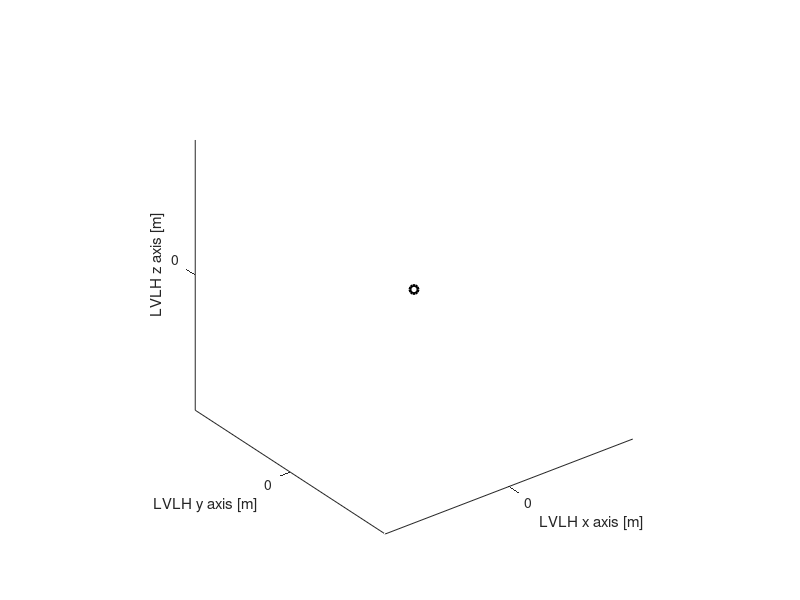

Write the MATLAB code that produced this figure. (Note: this script raises an error after producing the figure.)
%% Build enviroment plot

init_r = 50;
init_y = 100;

clear length

th = linspace(0, 2*pi, 1e3);

% Plot the sphere
figure(1)
plot3(0,0,0,'ko','LineWidth',2,'DisplayName','Target spacecraft')
hold on
axis equal
xlabel('LVLH x axis [m]'); ylabel('LVLH y axis [m]'); zlabel('LVLH z axis [m]');
fill3(r_start*cos(th),-y_start*ones(length(th)),r_start*sin(th),'r','FaceAlpha',0.2,'DisplayName','Initial position region')
plot3(r_target*cos(th),-y_target*ones(length(th)),r_target*sin(th),'k','LineWidth',1.5,'DisplayName','Target circle position')
title('Trajectory visualization')
grid on

% Plot cone
height = init_y+5;        
radius = height*cosd(30);         
n = 100;                      % Resolution

% Generate angle and height arrays
h = linspace(0, height, n);
[Theta, H] = meshgrid(th, h);

% Radius tapers linearly from tip to base
R = (H / height) * radius;

% Cone in local coordinates (Y-axis as height direction)
X = R .* cos(Theta);
Z = R .* sin(Theta);
Y = -H;    % Negative to point along -Y direction

% Plot
surf(X, Y, Z, 'FaceColor', 'k', 'EdgeColor', 'none','FaceAlpha',0.1)

%% Evaluate episode trajectories

% Set number of episodes
it = 100;

% Initialize parameters
length = 100;
xx0_matr = zeros(6,length);
flg_matr = zeros(2,length);
fail = zeros(it,1);
reward = zeros(it,1);

vel_angle = zeros(it,1);
vel_treshold = zeros(it,1);
vel_init = zeros(it,1);
final_pos = zeros(it,2);

clear length

% Set propagation parameters
% GM_e = 398600;     % [km^3/s^2]
% a_chief = 6780;    % [km]
% n_chief = sqrt(GM_e / a_chief^3);
t_end = 0;

figure(2)
subplot(3,1,1); grid on; hold on
title('Spacecraft velocity x axis')
xlabel('Time [s]')
ylabel('Velocity [m/s]')
subplot(3,1,2); grid on; hold on
title('Spacecraft velocity y axis')
xlabel('Time [s]')
ylabel('Velocity [m/s]')
subplot(3,1,3); grid on; hold on
title('Spacecraft velocity z axis')
xlabel('Time [s]')
ylabel('Velocity [m/s]')

figure(3)
title('Accelerations')
subplot(3,1,1); grid on; hold on
title('Spacecraft acceleration x axis')
xlabel('Time [s]')
ylabel('Accel. [m/s^2]')
subplot(3,1,2); grid on; hold on
title('Spacecraft acceleration y axis')
xlabel('Time [s]')
ylabel('Accel. [m/s^2]')
subplot(3,1,3); grid on; hold on
title('Spacecraft acceleration z axis')
xlabel('Time [s]')
ylabel('Accel. [m/s^2]')

for i = 1:it

    % Evaluate start condition
    xx0 = reset(env);
    
    % Initialize saving vector
    xx_all = [];

    if it == 1
        xx0_rand = xx0;
    end

    % Initialize additional parameters
    t_end = 0;
    isDone = false;
    
    while ~isDone && t_end < Tf
        
        [current_action, current_info] = getAction(agent,xx0);
        [tt_prop,xx_prop] = ode113(@(t,x) CW_eom(x,t,current_action{1},n_chief),[0 Ts],xx0,int_opts);
    
        xx_all = [xx_all; xx_prop];

        % Step in environment
        [nextObs, r, isDone, nextState] = step(env, current_action{1});

        % Cumulative reward
        reward(i) = reward(i) + r;

        % Save initial velocity
        if t_end == 0
            vel_init(i) = norm(xx0(4:6));
        end

        % For first iteration plot velocity and acceleration evolution over time
        if i == 1
            
            figure(2)
            subplot(3,1,1); plot(tt_prop+t_end,xx_prop(:,4),'b','LineWidth',1.5)
            subplot(3,1,2); plot(tt_prop+t_end,xx_prop(:,5),'b','LineWidth',1.5)
            subplot(3,1,3); plot(tt_prop+t_end,xx_prop(:,6),'b','LineWidth',1.5)

            figure(3)
            subplot(3,1,1); plot(t_end+[0, Ts],current_action{1}(1)*[1, 1],'b','LineWidth',1.5)
            subplot(3,1,2); plot(t_end+[0, Ts],current_action{1}(2)*[1, 1],'b','LineWidth',1.5)
            subplot(3,1,3); plot(t_end+[0, Ts],current_action{1}(3)*[1, 1],'b','LineWidth',1.5)

        end
    
        xx0 = (xx_prop(end,:))';
        t_end = t_end + tt_prop(end);

        % Verify consistency between enviroment and propagation
        if max(abs(xx0 - nextState)) > 1e-3
            error('Inconsistency')
        end
    
    end
    
    % Save fail conditions
    if sqrt(xx0(1)^2 + xx0(3)^2) > r_target
        fail(i) = 1;
    end

    if abs(xx0(2)) > y_target
        fail(i) = 3;
    end

    % Plot trajectory
    figure(1)
    plot3(xx_all(:,1),xx_all(:,2),xx_all(:,3),'b','LineWidth',1.5)

    % Save parameters for additional plots
    vel_fin = xx0(4:6);
    vel_angle(i) = acos(dot(vel_fin/norm(vel_fin),[0; 1; 0]));
    vel_treshold(i) = norm(vel_fin);
    final_pos(i,:) = [xx0(1), xx0(3)];

end

% Fill additional plot
figure(4)
grid on; hold on
plot(1:it,vel_treshold,'LineWidth',1.5)
xlabel('Iteration')
ylabel('Final velocity [m/s]')
title('Final velocity')

figure(5)
grid on; hold on
plot(1:it,vel_init,'LineWidth',1.5)
xlabel('Iteration')
ylabel('Initial velocity [m/s]')

figure(6)
grid on; hold on
plot(1:it,reward,'LineWidth',1.5)
xlabel('Iteration')
ylabel('Episode reward')

figure(7)
grid on; hold on
plot(r_target*cos(th),r_target*sin(th),'k--','LineWidth',1.5)
legend('r = 5 m','Autoupdate','off')
plot(final_pos(:,1),final_pos(:,2),'*','LineWidth',1.5)
xlabel('LVLH x axis [m]')
ylabel('LVLH z axis [m]')
title('Final position, y = -10 m')
axis equal